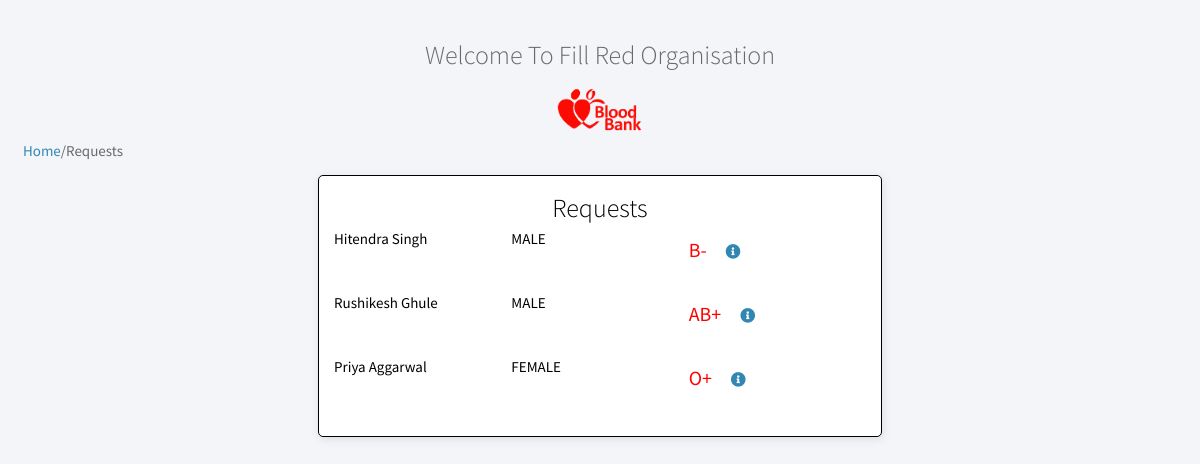
/Requests.php, run on the app's committed database.
### tables this page shows
CREATE TABLE `request` (
  `rid` varchar(10) NOT NULL,
  `pId` varchar(10) DEFAULT NULL,
  `date` date NOT NULL,
  `units` int(2) NOT NULL,
  `unitsRecieved` int(2) NOT NULL DEFAULT '0'
);

CREATE TABLE `patient` (
  `pid` varchar(10) NOT NULL,
  `pFName` varchar(20) NOT NULL,
  `pLName` varchar(20) NOT NULL,
  `pSex` varchar(6) NOT NULL,
  `pAge` int(3) NOT NULL,
  `pAdress` varchar(100) DEFAULT NULL,
  `pPhoneNo` int(10) DEFAULT NULL,
  `pBloodGroup` varchar(3) DEFAULT NULL,
  `p_pincode` int(6) NOT NULL,
  `p_city` varchar(20) DEFAULT NULL
);

### Requests.php (the view, shortened to what this page needs)
<!doctype html>
<html lang="en">
<head>
	<link rel="stylesheet" href="./css/index.css">
	<link rel="stylesheet" href="./css/extra.css">
	<link rel="stylesheet" href="https://use.fontawesome.com/releases/v5.5.0/css/all.css">
</head>
<body>
	<div class="container">
		<div class="row text-center">
			<h1 class="heading">Welcome To Fill Red Organisation</h1>
		</div>
		<div class="row text-center">
			<center><img class="head-img" src="blood-bank.png"></center>
		</div>
		<div class="row">
			<span class=""><a href="./index.php">Home</a>/Requests</span>
		</div>
		<div class="row card black-text border">
			<div class="black-text padding">
				<h2 class="heading">Requests</h2>
				<?php
					include "./DB/DbConnection.php";
								$query='SELECT request.rid,pFName,pLName,pSex,pBloodGroup
								FROM request,patient
								WHERE request.pId=patient.pId
								AND unitsRecieved<units';
								$result = mysqli_query($connection,$query);
								if(mysqli_num_rows($result)>0){
									while ($row = mysqli_fetch_array($result)) {
										echo '<div class="align-row row-3">
											<div class="float-left col">'.$row['pFName'].' '.$row['pLName'].'</div>';
										echo '<div class="float-center col">'.$row['pSex'].'</div>';
										echo '<div class="float-right col"><span class="red-text">'.$row['pBloodGroup'].' </span><a href="./requestInfo.php?pass='.$row['rid'].'"><i class="fas fa-info-circle margin"></i></a></div></div>';
										echo "<br>";
									}
								}
								else{
									echo"No Requests at the moment.";
								}
							?>
			</div>
		</div>
	</div>
</body>
<html>

### css/index.css (style rules this page uses)
html { position: relative; min-height: 100%; margin: 0; }
a { text-decoration: none; color: #3287B2; }
body { padding: 15px; background-color: #F3F5F8; font-family: "Source Sans Pro", sans-serif; font-size: 15px; color: #676a6d; }
.container { margin: 0; padding: 15px; }
.row { display: grid; margin-right: -15px; margin-left: -15px; }
.heading { text-align: center; margin-top: 0; margin-bottom: 5px; font-size: 26px; font-weight: 300; }
.card { -moz-box-shadow: 1px 2px 10px 0 rgba(0, 0, 0, 0.1); -webkit-box-shadow: 1px 2px 10px 0 rgba(0, 0, 0, 0.1); box-shadow: 1px 2px 10px 0 rgba(0, 0, 0, 0.1); -webkit-border-radius: 5px; -moz-border-radius: 5px; border-radius: 5px; width: 50%; margin: 0 auto; margin-top: 15px; background-color: #fff; }
.text-center { text-align: center; }
.head-img { width: 10%; margin-top: 0 auto; text-align: center; }
.border { border: 1px solid black; }
.col { grid-column: 1fr; margin: 0px 4px 0px 0 ; }
.align-row { display: flex; flex-direction: row; }
.margin { margin: 15px; }
.padding { padding: 15px; }
.float-left { float: left; }
.float-right { float: right; }
.row-3 { display: grid; grid-template-columns: 33.33% 33.33% 33.33%; }
.red-text { color: red; font-size: 20px; }

### css/extra.css (style rules this page uses)
.black-text { color: black; }

### data on the page
request: pId.pFName "Hitendra", pId.pLName "Singh", pId.pSex "MALE", pId.pBloodGroup "B-"
request: pId.pFName "Rushikesh", pId.pLName "Ghule", pId.pSex "MALE", pId.pBloodGroup "AB+"
request: pId.pFName "Priya", pId.pLName "Aggarwal", pId.pSex "FEMALE", pId.pBloodGroup "O+"
